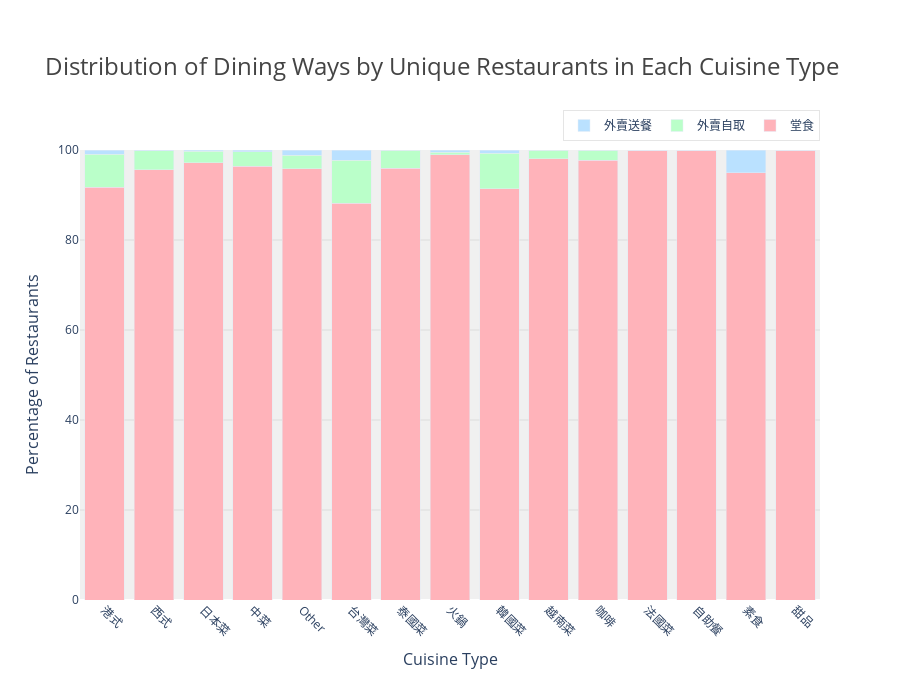

The code cell stored with this chart in its notebook:
### Code cell
# Get unique restaurants and their dining ways using restaurant_name
unique_restaurants = df.groupby('restaurant_name').agg({
    'cuisine_category': 'first',  # Take the first cuisine category for each restaurant
    'comment_dining_way': 'first',  # Take the first dining way for each restaurant
}).reset_index()

# Create a distribution for dining ways by cuisine type using unique restaurants
dining_dist = pd.crosstab(unique_restaurants['cuisine_category'], unique_restaurants['comment_dining_way'])

# Remove the specified columns
columns_to_remove = ['2天前', '3天前', '4天前', '5天前', '6天前']
dining_dist = dining_dist.drop(columns=columns_to_remove, errors='ignore')

# Calculate percentages
dining_dist_pct = dining_dist.div(dining_dist.sum(axis=1), axis=0) * 100

# Sort by total count in descending order
dining_dist['total'] = dining_dist.sum(axis=1)
dining_dist_pct = dining_dist_pct.loc[dining_dist.sort_values('total', ascending=False).index]

# Define pastel colors
colors = ['#FFB3BA', '#BAFFC9', '#BAE1FF']

# Create stacked bar chart
fig = go.Figure()

# Add bars for each dining way
for i, dining_way in enumerate(dining_dist_pct.columns):
    fig.add_trace(go.Bar(
        name=dining_way,
        x=dining_dist_pct.index,
        y=dining_dist_pct[dining_way],
        marker_color=colors[i % len(colors)]
    ))

# Update layout
fig.update_layout(
    barmode='stack',
    title={
        'text': 'Distribution of Dining Ways by Unique Restaurants in Each Cuisine Type',
        'font': {'size': 24, 'color': '#444444'}
    },
    xaxis_title={
        'text': 'Cuisine Type',
        'font': {'size': 16}
    },
    yaxis_title={
        'text': 'Percentage of Restaurants',
        'font': {'size': 16}
    },
    height=700,
    xaxis_tickangle=45,
    plot_bgcolor='rgba(240,240,240,0.95)',
    paper_bgcolor='rgba(255,255,255,1)',
    font=dict(size=12),
    legend=dict(
        orientation="h",
        yanchor="bottom",
        y=1.02,
        xanchor="right",
        x=1,
        bgcolor='rgba(255,255,255,0.8)',
        bordercolor='rgba(0,0,0,0.1)',
        borderwidth=1
    ),
    margin=dict(t=150, b=100)
)

# Add gridlines and set y-axis range to 0-100
fig.update_yaxes(showgrid=True, gridwidth=1, gridcolor='rgba(128,128,128,0.2)', range=[0, 100])
fig.update_xaxes(showgrid=False)

# Display the plot
fig.show()

# Print summary statistics
print("\
Dining way distribution percentages by unique restaurants in each cuisine type (sorted by total restaurants):")
print(dining_dist_pct.round(2))

print("\
Total unique restaurants by cuisine type:")
print(dining_dist.sum(axis=1))

### Figure 1 — Plotly figure (JSON) as saved in the notebook; plotly's stock layout.template omitted (floating-point values rounded to 4 significant figures)
{"data": [{"marker": {"color": "#FFB3BA"}, "name": "堂食", "type": "bar", "x": ["港式", "西式", "日本菜", "中菜", "Other", "台灣菜", "泰國菜", "火鍋", "韓國菜", "越南菜", "咖啡", "法國菜", "自助餐", "素食", "甜品"], "y": [91.75, 95.64, 97.22, 96.37, 95.79, 88.18, 95.9, 98.91, 91.37, 98.02, 97.75, 100, 100, 95, 100]}, {"marker": {"color": "#BAFFC9"}, "name": "外賣自取", "type": "bar", "x": ["港式", "西式", "日本菜", "中菜", "Other", "台灣菜", "泰國菜", "火鍋", "韓國菜", "越南菜", "咖啡", "法國菜", "自助餐", "素食", "甜品"], "y": [7.286, 4.178, 2.552, 3.208, 3.059, 9.545, 4.103, 0.5464, 7.914, 1.98, 2.247, 0, 0, 0, 0]}, {"marker": {"color": "#BAE1FF"}, "name": "外賣送餐", "type": "bar", "x": ["港式", "西式", "日本菜", "中菜", "Other", "台灣菜", "泰國菜", "火鍋", "韓國菜", "越南菜", "咖啡", "法國菜", "自助餐", "素食", "甜品"], "y": [0.9671, 0.1817, 0.232, 0.4184, 1.147, 2.273, 0, 0.5464, 0.7194, 0, 0, 0, 0, 5, 0]}], "layout": {"barmode": "stack", "font": {"size": 12}, "height": 700, "legend": {"bgcolor": "rgba(255,255,255,0.8)", "bordercolor": "rgba(0,0,0,0.1)", "borderwidth": 1, "orientation": "h", "x": 1, "xanchor": "right", "y": 1.02, "yanchor": "bottom"}, "margin": {"b": 100, "t": 150}, "paper_bgcolor": "rgba(255,255,255,1)", "plot_bgcolor": "rgba(240,240,240,0.95)", "title": {"font": {"color": "#444444", "size": 24}, "text": "Distribution of Dining Ways by Unique Restaurants in Each Cuisine Type"}, "xaxis": {"showgrid": false, "tickangle": 45, "title": {"font": {"size": 16}, "text": "Cuisine Type"}}, "yaxis": {"gridcolor": "rgba(128,128,128,0.2)", "gridwidth": 1, "range": [0, 100], "showgrid": true, "title": {"font": {"size": 16}, "text": "Percentage of Restaurants"}}}}
